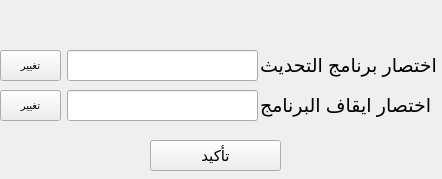
<?xml version="1.0" encoding="UTF-8"?>
<ui version="4.0">
 <class>Form</class>
 <widget class="QWidget" name="Form">
  <property name="geometry">
   <rect>
    <x>0</x>
    <y>0</y>
    <width>442</width>
    <height>179</height>
   </rect>
  </property>
  <property name="windowTitle">
   <string>Form</string>
  </property>
  <widget class="QPushButton" name="complete">
   <property name="geometry">
    <rect>
     <x>150</x>
     <y>140</y>
     <width>131</width>
     <height>31</height>
    </rect>
   </property>
   <property name="styleSheet">
    <string notr="true">QPushButton {
font-size:15px;
text-align:center;



}



</string>
   </property>
   <property name="text">
    <string>تأكيد</string>
   </property>
  </widget>
  <widget class="QLabel" name="label">
   <property name="geometry">
    <rect>
     <x>260</x>
     <y>50</y>
     <width>191</width>
     <height>31</height>
    </rect>
   </property>
   <property name="text">
    <string>&lt;html&gt;&lt;head/&gt;&lt;body&gt;&lt;p&gt;&lt;span style=&quot; font-size:14pt;&quot;&gt;اختصار برنامج التحديث&lt;/span&gt;&lt;/p&gt;&lt;/body&gt;&lt;/html&gt;</string>
   </property>
  </widget>
  <widget class="QLineEdit" name="lineEdit">
   <property name="geometry">
    <rect>
     <x>67</x>
     <y>50</y>
     <width>191</width>
     <height>31</height>
    </rect>
   </property>
  </widget>
  <widget class="QPushButton" name="shortCuts_2">
   <property name="geometry">
    <rect>
     <x>0</x>
     <y>50</y>
     <width>61</width>
     <height>31</height>
    </rect>
   </property>
   <property name="styleSheet">
    <string notr="true">QPushButton {
font-size:10px;
text-align:center;



}



</string>
   </property>
   <property name="text">
    <string>تغيير</string>
   </property>
  </widget>
  <widget class="QLineEdit" name="lineEdit_2">
   <property name="geometry">
    <rect>
     <x>67</x>
     <y>90</y>
     <width>191</width>
     <height>31</height>
    </rect>
   </property>
  </widget>
  <widget class="QLabel" name="label_2">
   <property name="geometry">
    <rect>
     <x>260</x>
     <y>90</y>
     <width>191</width>
     <height>31</height>
    </rect>
   </property>
   <property name="text">
    <string>&lt;html&gt;&lt;head/&gt;&lt;body&gt;&lt;p&gt;&lt;span style=&quot; font-size:14pt;&quot;&gt;اختصار ايقاف البرنامج&lt;/span&gt;&lt;/p&gt;&lt;/body&gt;&lt;/html&gt;</string>
   </property>
  </widget>
  <widget class="QPushButton" name="stopPrograme">
   <property name="geometry">
    <rect>
     <x>0</x>
     <y>90</y>
     <width>61</width>
     <height>31</height>
    </rect>
   </property>
   <property name="styleSheet">
    <string notr="true">QPushButton {
font-size:10px;
text-align:center;



}



</string>
   </property>
   <property name="text">
    <string>تغيير</string>
   </property>
  </widget>
 </widget>
 <resources/>
 <connections/>
</ui>
